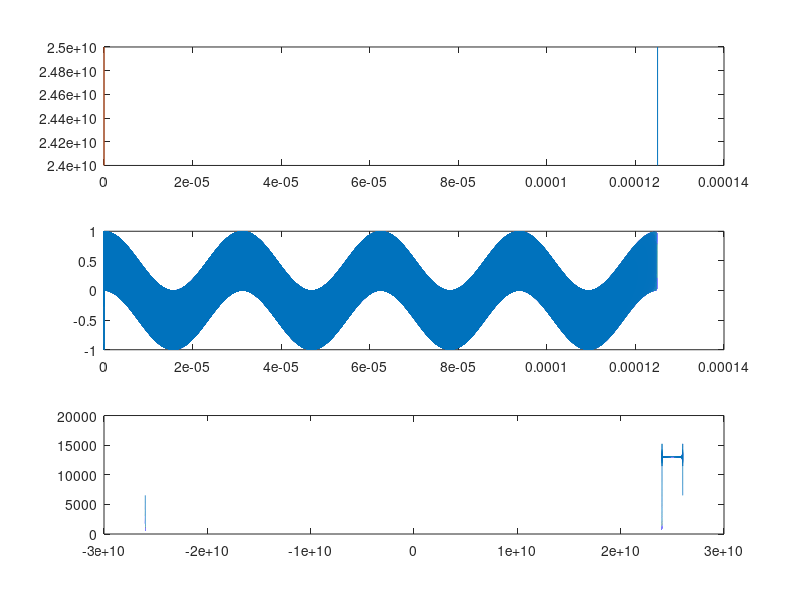

Source code (MATLAB): (Note: a time limit stopped this script after it produced the figure.)
%%%%%%%%%%%%%%%%%%%%%%%%%%%%%%%%%%%%%%%%%%%%%%%%%%%%%%%%%%%%%%%%%%%%%%%%%%%%%%%%
%FMCW SAR
%
%%%%%%%%%%%%%%%%%%%%%%%%%%%%%%%%%%%%%%%%%%%%%%%%%%%%%%%%%%%%%%%%%%%%%%%%%%%%%%%%
% load data and set parameters
c=2.99792458*10^8;

%load data

%% test data: target at 50 cm

%modulation
f0  = 24E9;            % GHz
BW  = 2E9;             % GHz
T   = 0.125E-3;        % ms Sweep Time !!!!!
Nt   = 1024;           % number of measurement points (mixed down)
th  = 0:1/(26E9)/2:T;  % fast time sampling (for simulator only)
d_th = mean(diff(th)); % time step (for simulator only)
alpha=(BW/T);          % frequency ramp rate


% baseband sampling
ts  =linspace(0,T,Nt); % Baseband time sampling sampling
d_ts = mean(diff(ts)); % Baseband time step 

% Simulation parameters

% Frequency ramp
ft =@(t) (f0 + 1/2*BW*mod(t,T)/T);   %chirp ramp
st =exp(1.0j*2*pi*ft(th).*th);       %chirp functon

% Received signal
% Delay time
tau =2E-9 %ns
sr = exp(1.0j*2*pi*ft(th-tau).*(th-tau)); %delayed signal
sm = real(st).*real(sr);                  %mixed signal, note mixed in real domain

% figure
% test_sm = exp(1j*2*pi*(f0*tau+alpha*th*tau-(1/2)*alpha*tau^2));
% plot(th(sample_Nt),real(sm(sample_Nt))); hold on;
% plot(th(sample_Nt), test_sm(sample_Nt),'r');

figure(1); clf; %plot frequency ramp
subplot(3,1,1)
plot(th,ft(th)); hold on;
plot(th,ft(th-tau)); 


subplot(3,1,2) %plot mixed siginal signal 
plot(th,real(sm))

subplot(3,1,3); %plot out signal in frequency domain
th_freqs = -1/(2*d_th):1/(T):1/(2*d_th); 
st_FFT=ifftshift(fft(st));
plot(th_freqs,abs(st_FFT)); hold on;

figure(2); clf; %plot mixed signal in frequency domain
subplot(2,1,1)
plot(th_freqs,real(sm));
subplot(2,1,2)
plot(th_freqs,ifftshift(fft(sm)));

sample_Nt=floor(1:length(th)/Nt:length(th)); %range 

figure(3); clf; %plot sampled signal
subplot(2,1,1)
plot(th(sample_Nt),sm(sample_Nt))
subplot(2,1,2)

ts_freqs=-1/(2*d_ts):1/T:1/(2*d_ts);
sb=ifftshift(fft(sm(sample_Nt)))
plot(ts_freqs,abs(sb)); %frequency demand

%calc distance
[~,indx] = max(abs(sb(Nt/2+1:end)));
fb=ts_freqs(Nt/2+indx);

r=c*T*fb/(2*BW)
%beat frequency

% RVP
figure(31); clf;
subplot(3,1,1)
sRVP = exp(0*1j*pi*(ts_freqs).^2/alpha); %apply RVP filter !!!!!!!!!!!!

plot(ts_freqs,real(sRVP),ts_freqs,imag(sRVP),'--');

subplot(3,1,2)
sbsRVP = sb.*sRVP; %apply RVP filter

plot(ts_freqs, abs(sb),'b',ts_freqs,abs(sbsRVP),'r');

subplot(3,1,3); clf;
plot(ts,real(sm(sample_Nt)),'b'); hold on;
plot(ts,real(ifft(fftshift(sbsRVP))),'r')



%% point source test source
fmax = f0+BW;
lambdaMax = c/fmax;

%measurement track path

%scene 
xvec = 0:0.005:1;
yvec = 0:0.0075:.2 %!not set to max range

% yvec = -.1:lambdaMax/2:.1;

%scene center
flightAltitude = 0.01; %flight height
yCenter = mean(yvec) ; %offset
 R=sqrt(flightAltitude^2+yCenter^2); %%%%%%%%%!!!!!!!!!!!!!!!!!!!!!!!!!!
% R = 0.01;
xpath = xvec(1:end);


%max range measurable with beat frequency
rmax = c*(1/2)*(1/d_th)*T/(2*BW);

%make 
figure(4); clf; %target scene

[xgrid,ygrid] = meshgrid(xvec, yvec);

target = zeros(size(xgrid(:,:)));
target(floor(4*end/5),floor(4*end/5)) = 1;
target(floor(end/3),floor(end/3)) = 1;

subplot(2,1,1)
imagesc(xvec,yvec,target)
axis equal; axis tight; axis xy;
% generate received_signal


sb=zeros(numel(ts),numel(xpath));

 status = floor(linspace(0,numel(xpath),11));
for ii=1:numel(xpath)
    distance = sqrt(R^2+(xgrid-xpath(ii)).^2 + ygrid.^2); %from center
    tdelay  = 2*distance/c; %time delay to each point
    tmtx = repmat(permute(ts,[1,3,2]),size(xgrid,1), size(xgrid,2)); %make matrix of time points
    
%     %straight up mixing real components
%     sb(:,ii) = squeeze(squeeze(sum(target...
%         .*1./distance.*real(exp(1j*2*pi*ft(tmtx).*(tmtx)))...
%         .*1./distance.*real(exp(1j*2*pi*ft(tmtx-tdelay).*(tmtx-tdelay)))...
%         ,[1,2])));   %mix down to baseband

    %using equation
       %straight up mixing real components
%     sb(:,ii) = squeeze(squeeze(sum(target...
%        .*exp(1j*2*pi*(f0*tdelay+alpha.*tdelay.*tmtx-(1/2)*alpha.*tdelay.^2))...
%         ,[1,2])));   %mix down to baseband
%     
       sb(:,ii) = squeeze(squeeze(sum(target...
       .*((1./distance).^2).*exp(1j*2*pi*(f0*tdelay+alpha.*tdelay.*tmtx))...
        ,[1,2])));   %mix down to baseband
% 
%        sb(:,ii) = squeeze(squeeze(sum(target...
%        .*exp(1j*2*pi*(f0*tdelay+alpha.*tdelay.*tmtx))...
%         ,[1,2])));   %mix down to baseband    


    if sum(ii == status) == 1
    disp(['percent done: ', num2str(ii/numel(xpath)*100)]) 
    end
%     Sb = ifftshift(fft(sb(:,ii))); %take fft to get to frequency regime
%     [~,indx] = max(abs(Sb(Nt/2+1:end))); %find max frequencie position (ignore negative frequencies)
%     image(5); subplot(3,1,1);
%     hold on
%     plot(ts,abs(Sb));
%     
%     subplot(3,1,2)
%     hold on;
%     
%     fb=ts_freqs(Nt/2+indx); %calc baseband frequency
%     r=c*T*fb/(2*BW); %determine range 
%     plot(distance(target(:)==1),r,'-o');
%     axis equal
%     drawnow
end
figure(4), subplot(2,1,2);
imagesc(xpath,ts, angle(sb)), axis xy;

%% Reconstruct g= Hf
%reconstruction zone

[xi,yi] = meshgrid(xvec, yvec); %grid of xi, yi positions
%generate H
fest = zeros(numel(xi),1); %initialize estimate signal
% H=zeros(length(k)*length(xpath),numel(xi(:))); 

for ii=1:numel(xpath)
    
Di = sqrt(R.^2+(xpath(ii)-xi(:)).^2 + yi(:).^2).'; %distance to all points from xpath
tdelayi=2*Di/c; %time delay
%measurement matrix; note di is n x 1 and k is 1 x n vector
% H(1+(ii-1)*length(k):ii*length(k),:) = (1./Di.*exp(-1j*k.*Di)...
%                                       .*1./Di.*exp(-1j*k.*Di)).';
% Hjj  = ((1./Di).*exp(-1j*k.*Di)).*((1./Di).*exp(-1j*k.*Di));
% fest = Hjj(:)'*meas

% Hii  =((1./Di).*exp(1j*2*pi*ft(ts.').*(ts.'))).*((1./Di).*exp(1j*2*pi*ft(ts.'-tdelayi).*(ts.'-tdelayi))); %calc measurment matrix
% fest = fest+ Hii'*sb(:,ii);

Hii  =exp(1j*2*pi*(f0*tdelayi+alpha.*tdelayi.*ts.')); %calc measurment matrix
fest = fest+ Hii'*sb(:,ii);

% does not need ranging (c/(2*BW*1/T))... solely based on phase info 
end

image = reshape(fest, [size(xi,1),size(xi,2)])
image= abs(image)/max(abs(image(:)));

figure(4)
subplot(2,1,2)
imagesc(xvec, yvec,image)
axis equal; axis xy; axis tight;
%solve for image
% Kr = (4*pi/c)*(BW/T)*(fc/(BW/T)-ts);
% 
% Ky = sqrt(Kr.^2-Kx.^2)
%calculate fields at measurement position

%% reconstruct with RMA
f  = linspace(f0,f0+BW,Nt);
x1 = mean(xpath);
y1 = mean(yvec);
% dx = mean(diff(xpath));
Lx = abs(xpath(end)-xpath(1));



Ly=abs(yvec(end)-yvec(1));
% dy=abs(mean(diff(yvec)));

%zero pad
% pad_Nx = 2.^(nextpow2(size(sb,2))); 
pad_Nx = size(sb,1); %%%%%%%%%!!!!!!!!!!!!!
dx    = Lx/(pad_Nx-1);
% dy    = 
% 
% pad_Nr = 2.^(nextpow2(size(sb,1)));

pad_Nr =size(sb,1);
KrMin = (4*pi/c)*alpha*(f0/alpha+ts(1).');
KrMax = (4*pi/c)*alpha*(f0/alpha+ts(end).');
% dr    = (KrMax-KrMin)/(pad_Nr-1);

% [Kx, Kr] = meshgrid(-2*pi/(2*dx):2*pi/(Lx):2*pi/(2*dx),(4*pi/c)*alpha*(f0/alpha+ts.'));
 [Kx, Kr] = meshgrid(linspace(-2*pi/(2*dx),2*pi/(2*dx)-2*pi/Lx,pad_Nx),(4*pi/c)*alpha*(f0/alpha+ts.'));
% [Kx, Kr] = meshgrid(linspace(-2*pi/(2*dx),2*pi/(2*dx),pad_Nx),linspace(KrMin,KrMax, pad_Nr));

Ky=sqrt(Kr.^2-Kx.^2);
Ky=real(Ky);

figure(5) %plot fields pre-RMA application
subplot(1,3,1)
imagesc(xvec, ts, real(sb));  axis xy; axis tight; 

subplot(1,3,2)
imagesc(xvec, ts, imag(sb));  axis xy; axis tight; 

subplot(1,3,3)
imagesc(xvec, ts, angle(sb)); axis xy; axis tight;
%fast axis 
sb_f_xn  = ifftshift(fft(sb,[],1),1);
% sb_f_xn  = fft(sb,[],1);
sb_f_xn = sb;

sb_kr_xn = sb_f_xn;


%slow axisimagesc(xpath,Kr(1,:), abs(sb_kr_xn)); axis xy; axis tight;  

sb_kr_kxn= ifftshift(fft(fftshift(sb_kr_xn,2),[],2),2);
% sb_kr_kxn= (1/dx)*ifftshift(fft(fftshift(sb_kr_xn),[],2));

sb_kr_kxn = padarray(sb_kr_kxn,[0, ceil((pad_Nx-size(sb,2))/2)],0,'pre');
sb_kr_kxn = padarray(sb_kr_kxn,[floor((pad_Nr-size(sb,1))), floor((pad_Nx-size(sb,2))/2)],0,'post');


figure(6)
subplot(4,1,1)
imagesc(Kx(1,:),Kr(:,1), angle(sb_kr_kxn)); axis xy; axis tight;
title('spatial frequency domain (phase)')
%shift
sb_kr_kxn_mf=sb_kr_kxn.*exp(1j*R*sqrt(Kr.^2-Kx.^2)-1j*Kx*x1);

subplot(4,1,2)
imagesc(Kx(1,:),Kr(:,1), abs(sb_kr_kxn_mf)); axis xy; axis tight;
title('mag post matched filter')
xlabel('Kx(rad/m)')
ylabel('Kr(rad/m)')

Ky_min = min(min(Ky(Ky~=0)));
Ky_max = max(max(Ky));

subplot(4,1,3)
imagesc(Kx(1,:),Kr(:,1), Ky); axis xy; axis tight;
title('abs(Ky)')
xlabel('Kx(rad/m)')
ylabel('Kr(rad/m)')

numSampling = 2^nextpow2(length(yvec)+100); %opt 2 (sample at next power of 2)


% numSampling = 2^nextpow2(length(yvec)); %opt 2 (sample at next power of 2)

% numSampling = 2^(nextpow2(size(sb_kr_kxn,1))); %opt 2 (sample at next power of 2) 


dky_resample = 2*Ky_max/(numSampling-1);
Ky_resample = linspace(-Ky_max-dky_resample,Ky_max, numSampling).';
% dy_rescale=

% dy_resample=2*pi/(Ky_max-Ky_min);
% Ky_resample = (0:dy_resample:yvec(end)).';

sb_kx_ky = zeros(length(Ky_resample),size(sb_kr_kxn_mf,2)); 

% Stolt interpolation
for jj = 1:size(sb_kr_kxn_mf,2)
   indx_vec = squeeze(squeeze(real(Ky(:,jj))~=0));
    if ~(sum(indx_vec)==0 || sum(indx_vec)==1) %check that there are enough points to interpolate
    sb_kx_ky(:,jj) = interp1(Ky(indx_vec,jj), sb_kr_kxn_mf(indx_vec,jj), Ky_resample, 'nearest'); 
         end 
end

    %debug stolt interp step: plot interpolatio for z-slice
            jj=56;
%             indx_vec = squeeze(squeeze(real(Ky(:,jj))~=0));
            %debug
            figure(300); clf; 
            plot(squeeze(squeeze(Ky(:,jj))),real(squeeze(sb_kr_kxn_mf(:,jj))));
            hold on;            
            plot(real(Ky_resample(:)),real(squeeze(squeeze(sb_kx_ky(:,jj)))),'-o')
            drawnow; xlim([-Ky_max, Ky_max])            
%      end 
% end
figure(6)
subplot(4,1,4)
imagesc(Kx(1,:),Ky_resample(:,1), abs(sb_kx_ky)); axis xy; axis tight;
title('mag after stolt interpolation')
xlabel('Kx(rad/m)')
ylabel('Ky(rad/m)')



% 
dfy_resample=mean(diff(Ky_resample))/(2*pi);
% 
% (numSampling-1)*1/dfy_resample



yveci=-2*pi/(2*dky_resample)-2*pi/(2*Ky_max+dky_resample):2*pi/(2*Ky_max+dky_resample):2*pi/(2*dky_resample);

xveci=dx


sb_kx_ky(find(isnan(sb_kx_ky))) = 0;

% 
% % sb_kx_y = (ifft(sb_kx_ky,[],1));
% % sb_x_y  = (ifft(sb_kx_y,[],2));
% 
sb_kx_y = fftshift(ifft(fftshift(sb_kx_ky,1),[],1),1);
% sb_kx_y = fftshift(ifft(sb_kx_ky,[],1),1);
figure(7)
subplot(2,1,2)
imagesc(Kx(1,:),yveci,abs(sb_kx_y)); axis xy; axis tight;
title('mag after fft Y direction')
xlabel('Kx(rad/m)')
ylabel('Ky(rad/m)')

sb_x_y  = ifftshift(ifft(fftshift(sb_kx_y,2),[],2),2);
subplot(2,1,2)
imagesc(xvec,yveci,abs(sb_x_y)); axis xy; axis tight; axis equal;
title('Reconstructed Image (fft X and Y)')
% ylim([0,max(max(yveci))])
% ylim([0,.2])
xlabel('X(m)')
ylabel('Y(m)')


%interpolate






% subplot(4,1,4)
% imagesc(xpath, yvec,abs(Sb_x_y)), axis xy, axis tight; axis equal;
